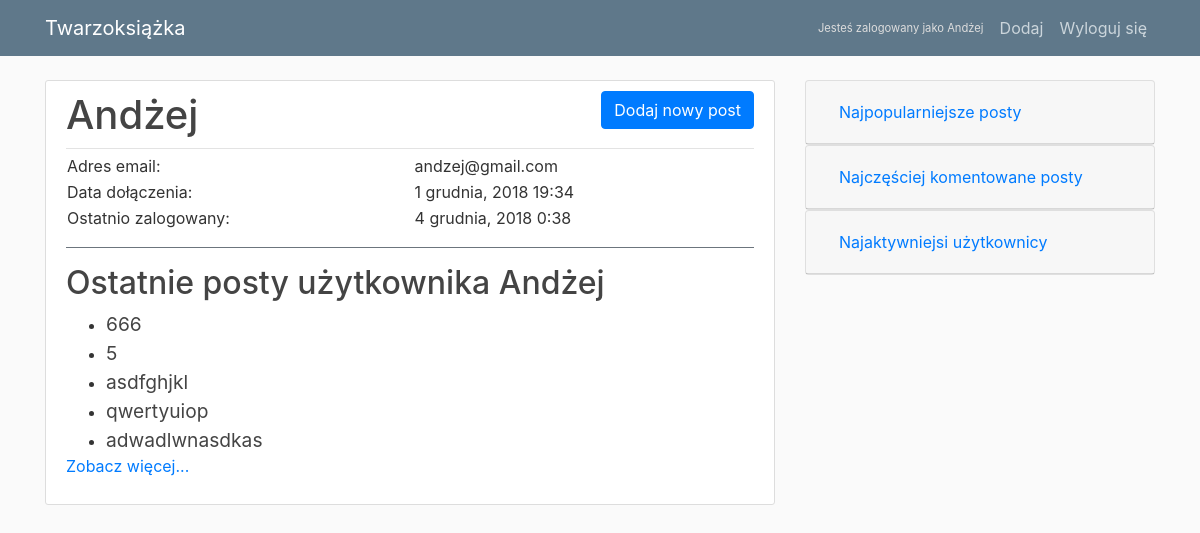
Screenshot of /users/6/ (signed in) with the database file from the repository.
### blog/models.py (models this page shows, shortened)
class Post(models.Model):
    title = models.CharField(max_length=100)
    content = models.TextField()
    date_posted = models.DateTimeField(default=timezone.now)
    author = models.ForeignKey(User, on_delete=models.CASCADE)
    visits = models.IntegerField(default=0)
    class Meta:
        ordering = ['-date_posted']

### users/views.py (the view)
# urls.py: path('<int:pk>/', views.UserDetailView.as_view(), name='user'),
class UserDetailView(DetailView):
    model = User
    template_name = 'users/user_detail.html'
    context_object_name = 'current_user'

### users/templates/users/user_detail.html
{% extends "blog/index.html" %}
{% block content %}
<article class="media content-section">
  <div class="media-body">
    <div class="article-metadata d-flex justify-content-between">
      <h1>{{ object.username }}</h1>
      {% if user == current_user %}
      <div>
        <a class="btn btn-primary" href="{% url 'post-create' %}">Dodaj nowy post</a>
      </div>
      {% endif %}
    </div>
    <table class="table-borderless w-100">
      <tr>
        <td>Adres email:</td>
        <td>{{ object.email }}</td>
      </tr>
      <tr>
        <td>Data dołączenia:</td>
        <td>{{ object.date_joined|date:"j E, Y G:i" }}</td>
      </tr>
      <tr>
        <td>Ostatnio zalogowany:</td>
        <td>{{ object.last_login|date:"j E, Y G:i" }}</td>
      </tr>
    </table>
    <div class="mt-3 py-3 border-top border-secondary">
      {% if object.post_set.all %}
      <h2>Ostatnie posty użytkownika {{ object.username }}</h2>
      <ul>
        {% for post in object.post_set.all|slice:":5" %}
        <li><big><a class="article-title" href="{% url 'post-detail' post.id %}">{{ post.title }}</a></big></li>
        {% endfor %}
      </ul>
      {% if object.post_set.all.count > 5 %}
      <a href="{% url 'blog-home' %}?author={{ object.username }}">Zobacz więcej...</a>
      {% endif %}
      {% else %}
      <p>{{ object.username }} nie opublikował jeszcze żadnego postu.</p>
      {% endif %}
    </div>
  </div>
</article>
{% endblock content %}

### blog/templates/blog/index.html (shortened to what this page needs)
{% load static %}
<!DOCTYPE html>
<html>
<head>
  <link rel="stylesheet" href="https://maxcdn.bootstrapcdn.com/bootstrap/4.0.0/css/bootstrap.min.css"
>
  <link rel="stylesheet" type="text/css" href="{% static 'blog/main.css' %}">
</head>
<body>
  <header class="site-header">
    <nav class="navbar navbar-expand-md navbar-dark bg-steel fixed-top">
      <div class="container">
        <a class="navbar-brand mr-4" href="{% url 'blog-home' %}">Twarzoksiążka</a>
        <div class="collapse navbar-collapse" id="navbarToggle">
          <div class="navbar-nav align-items-center">
            {% if user.is_authenticated %}
            <span class="logged-in-user-info mx-2">Jesteś zalogowany jako {{ user.username }}</span>
            <a class="nav-item nav-link" href="{% url 'post-create' %}">Dodaj</a>
            <a class="nav-item nav-link" href="{% url 'logout' %}">Wyloguj się</a>
            {% else %}
            <a class="nav-item nav-link" href="{% url 'login' %}">Zaloguj się</a>
            <a class="nav-item nav-link" href="{% url 'register' %}">Załóż konto</a>
            {% endif %}
          </div>
        </div>
      </div>
    </nav>
  </header>
  <main role="main" class="container">
    <div class="row">
      <div class="col-md-8">
        {% block content %}{% endblock %}
      </div>
      <div class="col-md-4">
        <div class="accordion" id="sidebar">
          <div class="card">
            <div class="card-header" id="most_popular">
              <h5 class="mb-0">
                <button class="btn btn-link" type="button" data-target="#most_popular_list" aria-expanded="false"
                  aria-controls="most_popular_list" onclick="sidebarClickHandler(this)">
                  Najpopularniejsze posty
                </button>
              </h5>
            </div>
          </div>
          <div class="card">
            <div class="card-header" id="most_commented">
              <h5 class="mb-0">
                <button class="btn btn-link collapsed" type="button" data-target="#most_commented_list" aria-expanded="false"
                  aria-controls="most_commented_list" onclick="sidebarClickHandler(this)">
                  Najczęściej komentowane posty
                </button>
              </h5>
            </div>
          </div>
          <div class="card">
            <div class="card-header" id="top_users">
              <h5 class="mb-0">
                <button class="btn btn-link collapsed" type="button" data-target="#top_users_list" aria-expanded="false"
                  aria-controls="top_users_list" onclick="sidebarClickHandler(this)">
                  Najaktywniejsi użytkownicy
                </button>
              </h5>
            </div>
          </div>
        </div>
      </div>
    </div>
  </main>
</body>
</html>

### blog/static/blog/main.css (style rules this page uses)
body { background: #fafafa; color: #333333; margin-top: 5rem; }
h1, h2, h3, h4, h5, h6 { color: #444444; }
ul { margin: 0; }
.bg-steel { background-color: #5f788a; }
.site-header .navbar-nav .nav-link { color: #cbd5db; }
.content-section { background: #ffffff; padding: 10px 20px; border: 1px solid #dddddd; border-radius: 3px; margin-bottom: 20px; }
.article-title { color: #444444; }
.article-metadata { padding-bottom: 1px; margin-bottom: 4px; border-bottom: 1px solid #e3e3e3 }
.logged-in-user-info { color: #dddddd; font-size: 0.7em; }

### rows the page displays
Post: title "666"
Post: title "5"
Post: title "asdfghjkl"
Post: title "qwertyuiop"
Post: title "adwadlwnasdkas"

### other values shown
{{ user.username }} "Andżej"
{{ object.username }} "Andżej"
{{ object.email }} "andzej@gmail.com"
{{ object.date_joined|date:"j E, Y G:i" }} "1 grudnia, 2018 19:34"
{{ object.last_login|date:"j E, Y G:i" }} "4 grudnia, 2018 0:38"
